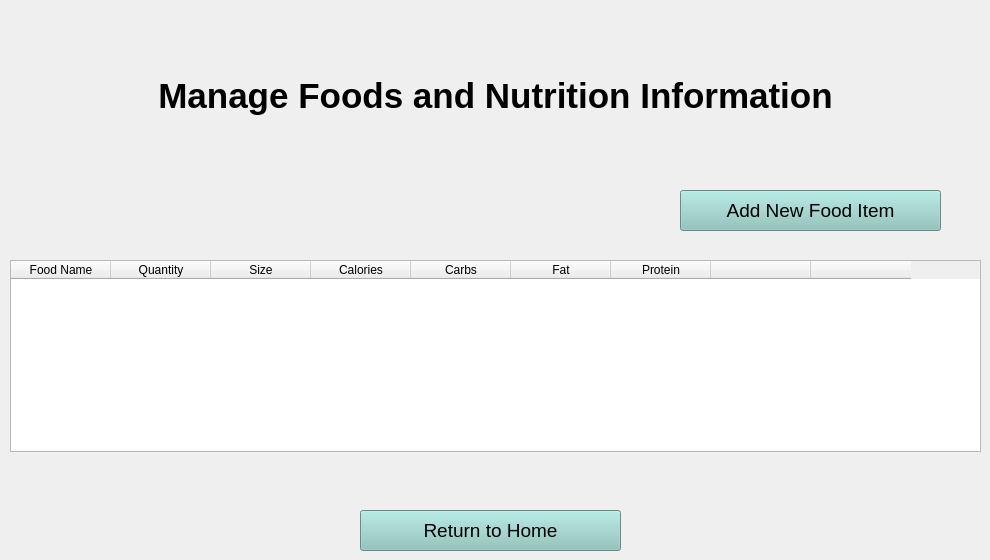
      <widget class="QWidget" name="editFoodsandNutInfoPage">
       <widget class="QLabel" name="editFoodsAndNutLabel">
        <property name="geometry">
         <rect>
          <x>20</x>
          <y>60</y>
          <width>951</width>
          <height>71</height>
         </rect>
        </property>
        <property name="font">
         <font>
          <pointsize>26</pointsize>
          <bold>true</bold>
         </font>
        </property>
        <property name="layoutDirection">
         <enum>Qt::LeftToRight</enum>
        </property>
        <property name="text">
         <string>Manage Foods and Nutrition Information</string>
        </property>
        <property name="alignment">
         <set>Qt::AlignCenter</set>
        </property>
       </widget>
       <widget class="QPushButton" name="addNewFoodItemButton">
        <property name="geometry">
         <rect>
          <x>680</x>
          <y>190</y>
          <width>261</width>
          <height>41</height>
         </rect>
        </property>
        <property name="font">
         <font>
          <pointsize>14</pointsize>
         </font>
        </property>
        <property name="styleSheet">
         <string notr="true">background-color: rgb(139, 196, 190);</string>
        </property>
        <property name="text">
         <string>Add New Food Item</string>
        </property>
       </widget>
       <widget class="QPushButton" name="returnTohomeButton_3">
        <property name="geometry">
         <rect>
          <x>360</x>
          <y>510</y>
          <width>261</width>
          <height>41</height>
         </rect>
        </property>
        <property name="font">
         <font>
          <pointsize>14</pointsize>
         </font>
        </property>
        <property name="styleSheet">
         <string notr="true">background-color: rgb(139, 196, 190);</string>
        </property>
        <property name="text">
         <string>Return to Home</string>
        </property>
       </widget>
       <widget class="QTableWidget" name="foodsTable">
        <property name="geometry">
         <rect>
          <x>10</x>
          <y>260</y>
          <width>971</width>
          <height>192</height>
         </rect>
        </property>
        <property name="columnCount">
         <number>9</number>
        </property>
        <column>
         <property name="text">
          <string>Food Name</string>
         </property>
        </column>
        <column>
         <property name="text">
          <string>Quantity</string>
         </property>
        </column>
        <column>
         <property name="text">
          <string>Size</string>
         </property>
        </column>
        <column>
         <property name="text">
          <string>Calories</string>
         </property>
        </column>
        <column>
         <property name="text">
          <string>Carbs</string>
         </property>
        </column>
        <column>
         <property name="text">
          <string>Fat</string>
         </property>
        </column>
        <column>
         <property name="text">
          <string>Protein</string>
         </property>
        </column>
        <column>
         <property name="text">
          <string/>
         </property>
        </column>
        <column>
         <property name="text">
          <string/>
         </property>
        </column>
       </widget>
      </widget>
